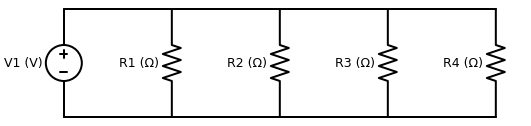
#> input picture img/circuit2.png, 531 x 126 px
$ python ej2.py
#> lines starting #> are read from the running program, lines starting #| are printed output that depends on the picture
import matplotlib.pyplot as plt
from matplotlib.animation import FuncAnimation
from matplotlib.widgets import Slider, Button
import numpy as np
from PIL import Image
import matplotlib.image as mpimg

# Crear figura y ejes para el gráfico de corriente y el diagrama del circuito
fig, (ax_circuit, ax_current) = plt.subplots(1, 2, figsize=(12, 6))
plt.subplots_adjust(left=0.01, bottom=0.35, right=0.95, wspace=0.4)  # Ajustar espacio para los sliders y botones

# Parámetros iniciales
V_init = 12  # Voltaje inicial
R1_init = 1.5  # Resistencia inicial 1
R2_init = 10  # Resistencia inicial 2
R3_init = 4.7  # Resistencia inicial 3
R4_init = 100  # Resistencia inicial 3

time_max = 30  # Tiempo máximo en segundos
fps = 10
frames = time_max * fps  # Número de frames

# Almacenar datos
x_data = []
y_data = []

# Variables de corriente
resistances = [R1_init, R2_init, R3_init,R4_init]
current = V_init / (1 / (1 / R1_init + 1 / R2_init + 1 / R3_init))
last_time = 0
paused = False

# Configurar sliders
axcolor = 'lightgoldenrodyellow'
ax_volt = plt.axes([0.15, 0.30, 0.15, 0.02], facecolor=axcolor)  # Slider para voltaje
ax_res1 = plt.axes([0.15, 0.25, 0.15, 0.02], facecolor=axcolor)  # Slider para resistencia 1
ax_res2 = plt.axes([0.15, 0.20, 0.15, 0.02], facecolor=axcolor)  # Slider para resistencia 2
ax_res3 = plt.axes([0.15, 0.15, 0.15, 0.02], facecolor=axcolor)  # Slider para resistencia 3
ax_res4 = plt.axes([0.15, 0.10, 0.15, 0.02], facecolor=axcolor)  # Slider para resistencia 4


s_volt = Slider(ax_volt, 'Voltaje (V)', 0, 20, valinit=V_init, valstep=0.1)
s_res1 = Slider(ax_res1, 'Resistencia 1 (Ω)', 0.1, 10, valinit=R1_init, valstep=0.1)
s_res2 = Slider(ax_res2, 'Resistencia 2 (Ω)', 0.1, 10, valinit=R2_init, valstep=0.1)
s_res3 = Slider(ax_res3, 'Resistencia 3 (Ω)', 0.1, 10, valinit=R3_init, valstep=0.1)
s_res4 = Slider(ax_res4, 'Resistencia 4 (Ω)', 0.1, 101, valinit=R4_init, valstep=0.1)

# Crear ejes para mostrar la resistencia, intensidad y voltaje
ax_resistance = plt.axes([0.15, 0.05, 0.75, 0.03], frameon=False)  # Posición de subtítulos
ax_resistance.xaxis.set_visible(False)
ax_resistance.yaxis.set_visible(False)

a = ax_resistance.text(0, 0.01, f'Resistencia Total: {1 / (1 / R1_init + 1 / R2_init + 1 / R3_init):.2f} Ω', fontsize=10, va='center')
b = ax_resistance.text(0.5, 0.01, f'Intensidad Total: {current:.2f} A', fontsize=10, va='center', ha='center')
c = ax_resistance.text(1.1, 0.01, f'Voltaje Total: {V_init} V', fontsize=10, va='center', ha='right')

# Función para actualizar la corriente basada en los valores de los sliders
def update_current(val):
    global current
    voltage = s_volt.val
    resistances[0] = s_res1.val  # Actualizar resistencia 1
    resistances[1] = s_res2.val  # Actualizar resistencia 2
    resistances[2] = s_res3.val  # Actualizar resistencia 3
    resistances[3] = s_res4.val  # Actualizar resistencia 3
    total_resistance = 1 / (1 / resistances[0] + 1 / resistances[1] + 1 / resistances[2] + 1 / resistances[3])  # Calcular resistencia total
    current = voltage / total_resistance
    ax_current.set_title(f"Intensidad: {current:.2f} A")
    a.set_text(f"Resistencia Total: {total_resistance:.2f} Ω")
    b.set_text(f"Intensidad Total: {current:.2f} A")
    c.set_text(f"Voltaje Total: {voltage:.2f} V")

# Función para reiniciar la animación
def reset(event):
    global x_data, y_data, last_time, paused
    x_data = []
    y_data = []
    last_time = 0
    s_volt.set_val(V_init)
    s_res1.set_val(R1_init)
    s_res2.set_val(R2_init)
    s_res3.set_val(R3_init)
    s_res4.set_val(R4_init)
    ax_current.clear()
    update_current(None)
    ani.event_source.stop()
    ani.frame_seq = ani.new_frame_seq()
    ani.event_source.start()
    paused = False  # Asegurarse de que la animación se reanude

# Función para alternar pausa y reanudar
def toggle_pause(event):
    global paused
    if paused:
        ani.event_source.start()
        paused = False
        pause_button.label.set_text('Pausar')
    else:
        ani.event_source.stop()
        paused = True
        pause_button.label.set_text('Reanudar')

# Configurar botones
ax_button_reset = plt.axes([0.55, 0.1, 0.1, 0.05])
button_reset = Button(ax_button_reset, 'Reiniciar', color='lightblue', hovercolor='lightgreen')
button_reset.on_clicked(reset)

ax_button_pause = plt.axes([0.65, 0.1, 0.1, 0.05])
pause_button = Button(ax_button_pause, 'Pausar', color='lightblue', hovercolor='lightgreen')
pause_button.on_clicked(toggle_pause)

# Función para animar el gráfico de corriente
def animate(i):
    global last_time

    if not paused:
        # Tiempo en segundos
        t = i / fps

        if t > last_time:
            last_time = t

            # Añadir nuevos datos
            x_data.append(t)
            y_data.append(current)

            # Limpiar gráfico anterior
            ax_current.clear()

            # Graficar datos actualizados
            ax_current.plot(x_data, y_data, color='red')
            ax_current.set_xlim(0, time_max)
            ax_current.set_ylim(0, max(y_data) + 10 if y_data else 10)
            ax_current.grid(True)

        update_current(None)  # Actualizar el gráfico con los valores de los sliders

# Cargar y mostrar la imagen del circuito en el eje correspondiente
# Asegúrate de tener un archivo de imagen adecuado para tu circuito
circuit_img = mpimg.imread('img/circuit2.png')
#> circuit_img is the input picture: shape (126, 531, 4) float32; mean R, G, B, A 0.919, 0.919, 0.919, 0.0608
ax_circuit.imshow(circuit_img)
ax_circuit.axis('off')  # Ocultar los ejes del circuito

# Configurar la animación
ani = FuncAnimation(fig, animate, frames=frames, interval=1000//fps, repeat=False)

# Mostrar el gráfico
plt.show()
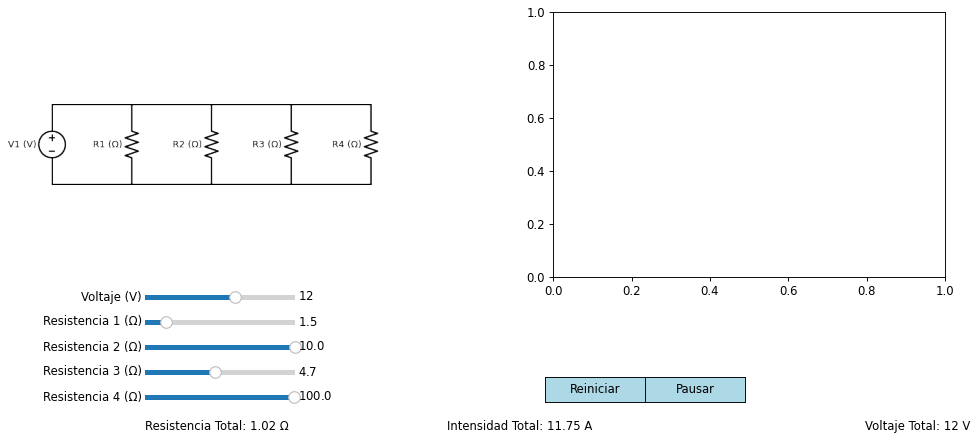
#> figure drawn by matplotlib, 6 panels
